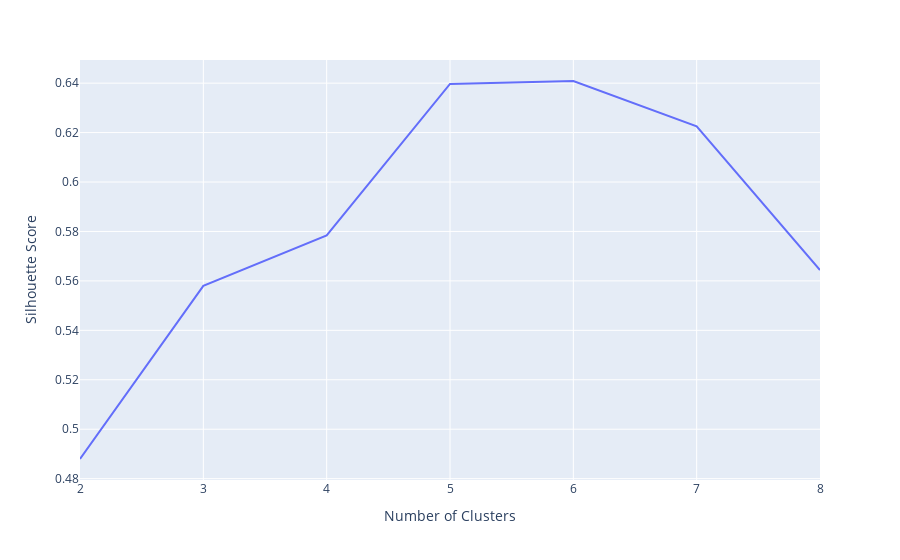

The cell this chart's notebook holds for it:
### Code cell
# Silhouette Score

range_n_clusters = [2, 3, 4, 5, 6, 7, 8]

s_cluster = 0
max_score = 0

results_sil = {}

for num_clusters in range_n_clusters:
    
    # intialise kmeans
    kmeans = KMeans(n_clusters=num_clusters, max_iter=50)
    kmeans.fit(testWL)
    
    cluster_labels = kmeans.labels_

    # silhouette score
    silhouette_avg = silhouette_score(testWL, cluster_labels)

    results_sil.update({num_clusters: silhouette_avg})

    if silhouette_avg > max_score:
      max_score = silhouette_avg
      s_cluster = num_clusters

#Visualize
fig_silhouette = px.line( x= list(results_sil.keys()), y=list(results_sil.values()), labels={'x' :'Number of Clusters', 'y' :'Silhouette Score'})
fig_silhouette

# sil_cluster = "Optimal Cluster = {}, with {} score.".format(s_cluster, max_score)

### Figure 1 — Plotly figure (JSON) as saved in the notebook; plotly's stock layout.template omitted (floating-point values rounded to 4 significant figures)
{"data": [{"hovertemplate": "Number of Clusters=%{x}<br>Silhouette Score=%{y}<extra></extra>", "legendgroup": "", "line": {"color": "#636efa", "dash": "solid"}, "marker": {"symbol": "circle"}, "mode": "lines", "name": "", "orientation": "v", "showlegend": false, "type": "scatter", "x": [2, 3, 4, 5, 6, 7, 8], "xaxis": "x", "y": [0.4879, 0.558, 0.5784, 0.6397, 0.6409, 0.6225, 0.5644], "yaxis": "y"}], "layout": {"legend": {"tracegroupgap": 0}, "margin": {"t": 60}, "xaxis": {"anchor": "y", "domain": [0, 1], "title": {"text": "Number of Clusters"}}, "yaxis": {"anchor": "x", "domain": [0, 1], "title": {"text": "Silhouette Score"}}}}
